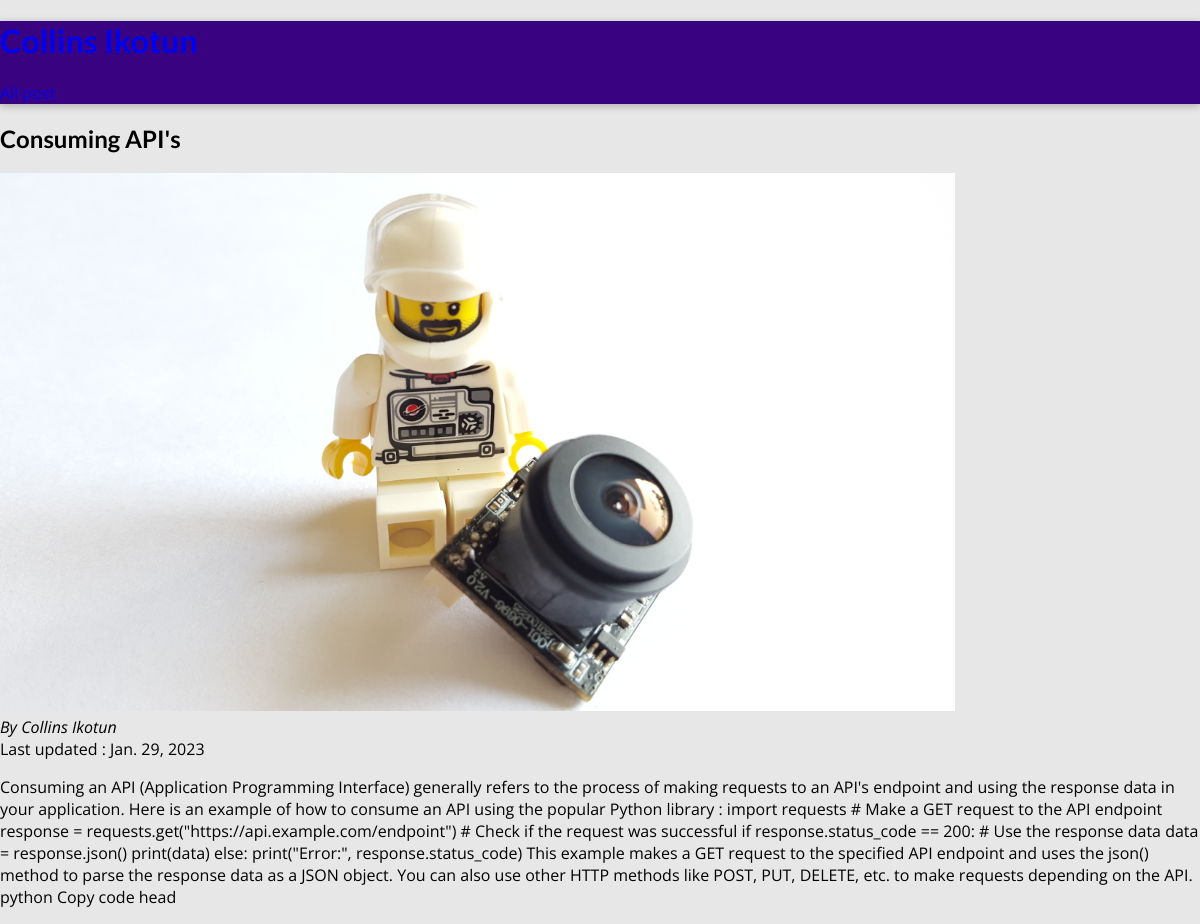
The app's page /allposts/consuming-apis/ with its own data.
### Blog/models.py (models this page shows, shortened)
class Post(models.Model):
    title = models.CharField(max_length=200)
    excerpt = models.CharField(max_length=400)
    content = models.TextField(max_length=1000)
    author = models.ForeignKey(Author, on_delete=models.SET_NULL, null=True)
    slug = models.SlugField(unique=True, db_index=True)
    Tags = models.ManyToManyField(Tag)
    date = models.DateField(auto_now=True)
    image = models.CharField(max_length=100, null=True)
    class Meta:
        verbose_name = "Post"
        verbose_name_plural = "Posts"

class Author(models.Model):
    first_name = models.CharField(max_length=100)
    last_name = models.CharField(max_length=100)
    ''' better readable format'''
    def __str__(self):
        return f"{self.first_name} {self.last_name}"
    class Meta:
        verbose_name = "Author"
        verbose_name_plural = "Authors"

### Blog/views.py (the view)
# urls.py: path('allposts/<str:slug>/', views.post_detail, name="post-detail")
def post_detail(request, slug):
   post = Post.objects.get(slug=slug)
   return render(request, "Blog/post-detail.html", {
      "post" : post
   })

### template/Blog/post-detail.html (shortened to what this page needs)
{% extends "./base.html"%}
{% load static %}
{% block css_files %}
    <link rel="stylesheet" href="{% static "all-posts.css" %}">
{% endblock %}
{% block content %}
<section id="summary">
    <h2>{{post.title}}</h2>
    <article>
        <img src="{% static "images/"|add:post.image %}" alt="post title">
        <address>By {{post.author}}</address>
        <div>
            Last updated :  {{post.date}}<br>
        </div>
    </article>
</section>
<main>
    <p>{{post.content}}</p>
</main>
{% endblock %}

### static/base.css (style rules this page uses)
* { box-sizing: border-box; }
html { font-family: 'Open Sans', 'Lato', sans-serif; }
body { margin: 0; }
h1, h2, h3 { font-family: 'Lato', sans-serif; font-weight: bold; }

### static/all-posts.css (style rules this page uses)
body { background-color: #e7e7e7; }

### records on screen
Post: title "Consuming API's", image (picture), author "Collins Ikotun", date "Jan. 29, 2023", content "Consuming an API (Application Programming Interface) generally refers to the process of making requests to an API's endpoint and using the response data in your application. Here is an example of how to consume an API using the popular Python library : import requests # Make a GET request to the API endpoint response = requests.get(\"https://api.example.com/endpoint\") # Check if the request was successful if response.status_code == 200: # Use the response data data = response.json() print(data) else: print(\"Error:\", response.status_code) This example makes a GET request to the specified API endpoint and uses the json() method to parse the response data as a JSON object. You can also use…"
